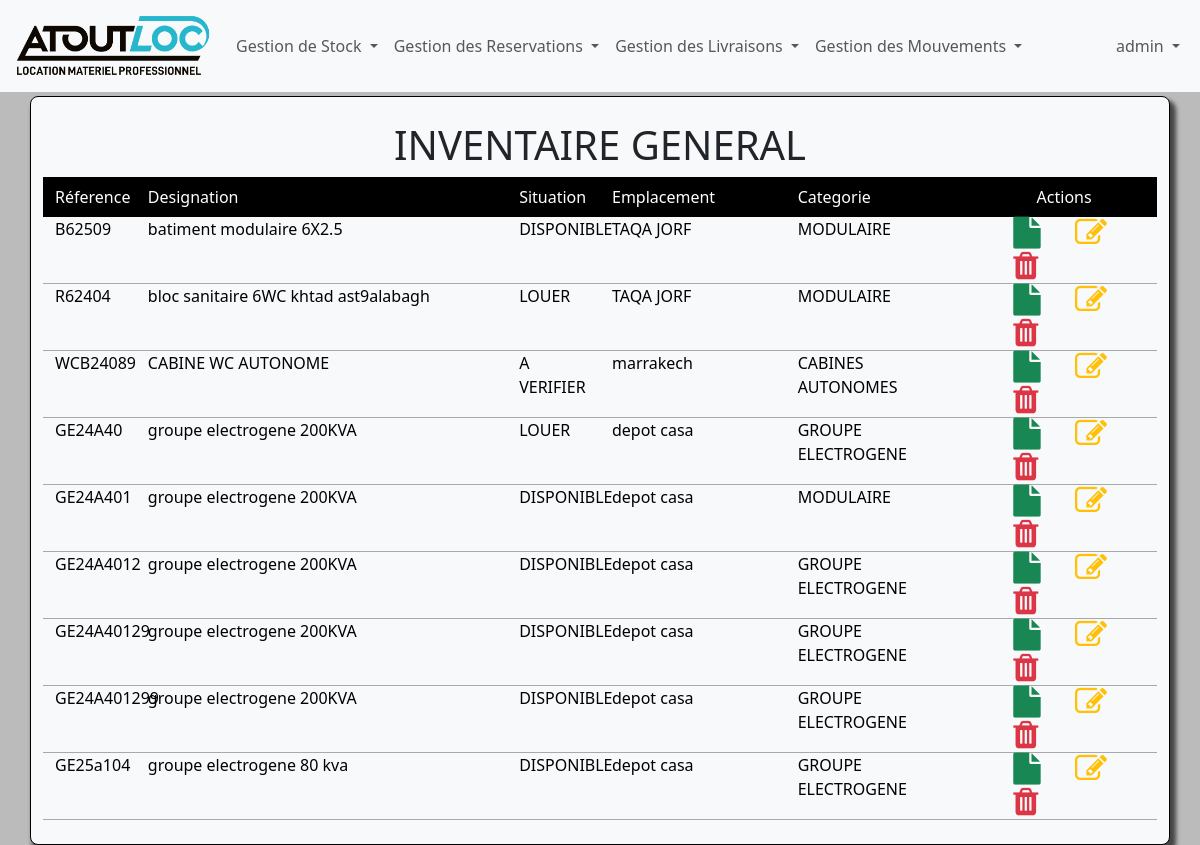
The page /stock/ (signed in) on the database as committed earlier.
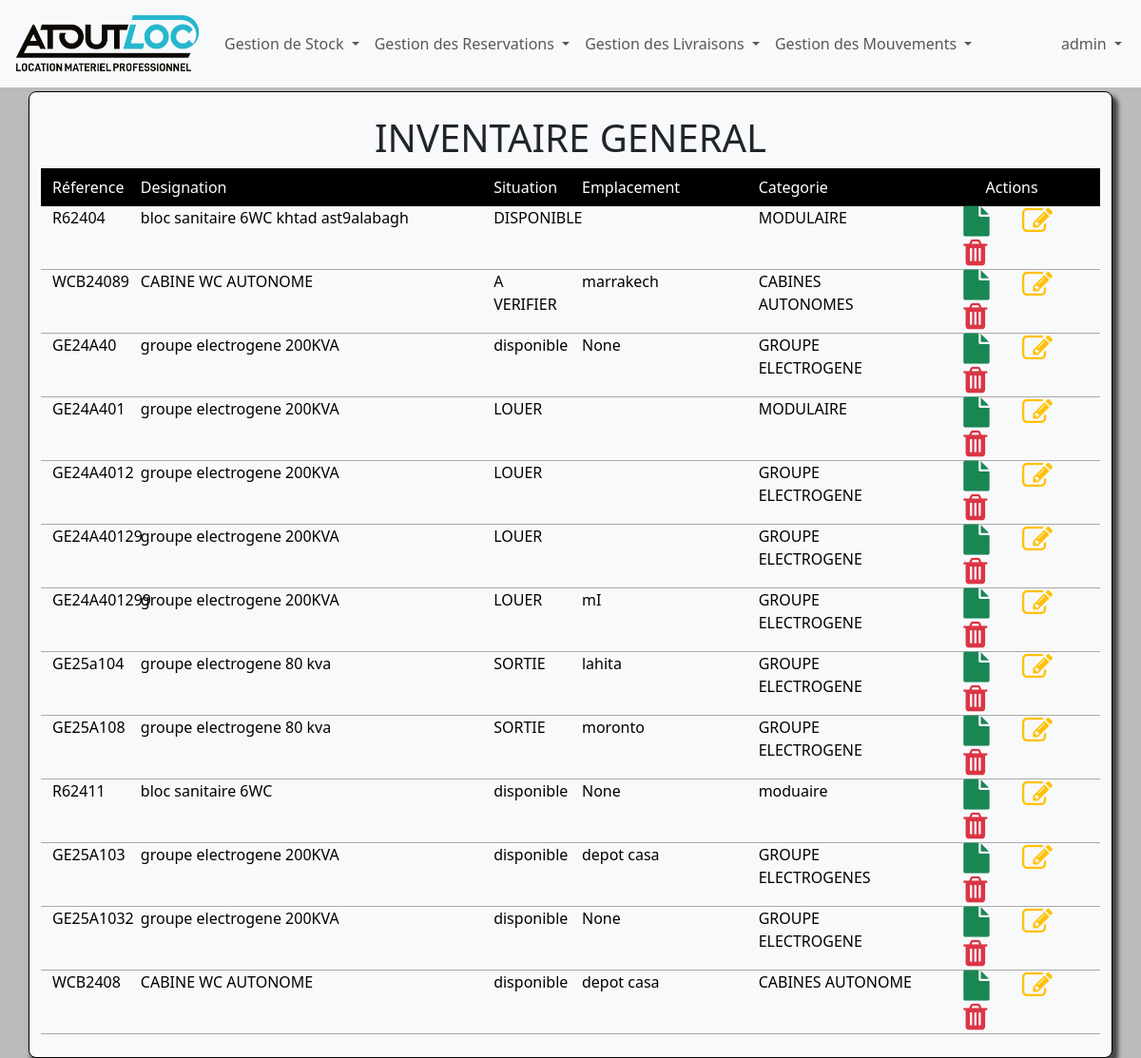
The same page on the database as committed later.
### inventaire/models.py (models this page shows, shortened)
class Stock(models.Model):
    refMateriel=models.CharField(max_length=50,primary_key=True)
    designation=models.CharField(max_length=100)
    situation=models.CharField(max_length=50)
    lieu=models.CharField(max_length=100,null=True)
    client=models.CharField(max_length=100,null=True)
    categorie=models.CharField(max_length=50)
    created_at=models.DateTimeField(auto_now_add=True,blank=True)

### inventaire/views.py (the view)
# urls.py: path('stock/',stock,name='stock'),
@login_required
def stock(request):
    materiel=Stock.objects.all()
    return render(request,'inventaire/stock.html',{
        'title':"Inventaire",
        'materiel':materiel
    })

### inventaire/templates/inventaire/stock.html
{% extends 'base.html' %}
{% block content %}
<div class="p-4 bg-light mt-1 borderShadaw">
<h1 class="text-center">
    INVENTAIRE GENERAL
</h1>
<div class="row bg-black pt-2 pb-2 text-white  ">
    <div class="col-md-1 ">Réference</div>
    <div class="col-md-4 ">Designation</div>
    <div class="col-md-1 ">Situation</div>
    <div class="col-md-2 ">Emplacement</div>
    <div class="col-md-2 ">Categorie</div>
    <div class="col-md-2 text-center">Actions</div>
</div>
<div class="body">
    {% for mat in materiel %}
    <div class="row  ">
        <div class="col-md-1 ">{{mat.refMateriel}}</div>
        <div class="col-md-4 ">{{mat.designation}}</div>
        <div class="col-md-1 ">{{mat.situation}}</div>
        <div class="col-md-2 ">{{mat.lieu}}</div>
        <div class="col-md-2 ">{{mat.categorie}}</div>
        <div class="col-md-2 action">
            <a href="{% url 'detailStock' mat.refMateriel %}"><i class='fa fa-file  fa-2x text-success'></i></a>
            <a href=''><i class='fa fa-edit  fa-2x  text-warning'></i></a>
            <a href=''><i class='fa fa-trash fa-2x  text-danger'></i></a>
        </div>
    </div>
    {% endfor%}
</div>
</div>
{% endblock content%}

### inventaire/templates/base.html (shortened to what this page needs)
<!DOCTYPE html>
{% load static %}
<html lang="en">
<head>
    <link rel="stylesheet" href="{% static 'css/bootstrap.css'%}">
    <link rel="stylesheet" href="{% static 'css/font-awesome.min.css'%}">
    <link rel="stylesheet" href="{% static 'css/style.css'%}">
</head>
<body>
<nav class="navbar navbar-expand-lg navbar-light bg-light">
    <div class="container-fluid">
        <a class="navbar-brand" href="{% url 'home'%}">
            <img src="{% static 'images/ATOUT.png'%}" class="img-fluid" width="200px" height="100px">
        </a>
        <div class="collapse navbar-collapse" id="navbarNavDropdown">
            <ul class="navbar-nav me-auto">
                <li class="nav-item dropdown">
                    <a class="nav-link dropdown-toggle" href="#" role="button" data-bs-toggle="dropdown">
                        Gestion de Stock
                    </a>
                </li>
                <li class="nav-item dropdown">
                    <a class="nav-link dropdown-toggle" href="#" role="button" data-bs-toggle="dropdown">
                        Gestion des Reservations
                    </a>
                </li>
                <li class="nav-item dropdown">
                    <a class="nav-link dropdown-toggle" href="#" role="button" data-bs-toggle="dropdown">
                        Gestion des Livraisons
                    </a>
                </li>
                <li class="nav-item dropdown">
                    <a class="nav-link dropdown-toggle" href="#" role="button" data-bs-toggle="dropdown">
                        Gestion des Mouvements
                    </a>
                </li>
            </ul>
            <ul class="navbar-nav ms-auto">
                {% if user.is_authenticated %}
                <li class="nav-item dropdown">
                    <a class="nav-link dropdown-toggle" href="#" role="button" data-bs-toggle="dropdown">
                        {{ user.username }}
                    </a>
                </li>
                {% endif %}
            </ul>
        </div>
    </div>
</nav>
    <div class="w-90">
      {% block content %}
      {% endblock content %}
    </div>
</body>
</html>

### inventaire/static/css/style.css (style rules this page uses)
* { margin: 0; padding: 0; box-sizing: border-box; }
.w-90 { width: 95%; margin:auto; }
body { background:#BBB; position: relative; }
.action a { margin-left: 30px; margin-top:10px; text-decoration: none; }
.body .row { color:black; font-size: medium; transition: .4s; border-bottom: 2px solid #F8F8FF; border-bottom: 1px solid #A9A9A9; }
.borderShadaw { border-radius: 8px; border: 1px solid black; box-shadow: 4px 6px 4px 2px rgb(19, 18, 18,0.7); padding:15px 0; }

Rows that differ between the two databases and show on the page:
removed Stock: refMateriel "B62509", designation "batiment modulaire 6X2.5", situation "DISPONIBLE", lieu "TAQA JORF", categorie "MODULAIRE"
changed Stock "bloc sanitaire 6WC khtad ast9alabagh": situation "LOUER" → "DISPONIBLE"; lieu "TAQA JORF" → (not shown)
changed Stock "GE24A40": situation "LOUER" → "disponible"; lieu "depot casa" → "None"
changed Stock "GE24A401": situation "DISPONIBLE" → "LOUER"; lieu "depot casa" → (not shown)
changed Stock "GE24A4012": situation "DISPONIBLE" → "LOUER"; lieu "depot casa" → (not shown)
changed Stock "GE24A40129": situation "DISPONIBLE" → "LOUER"; lieu "depot casa" → (not shown)
changed Stock "GE24A401299": situation "DISPONIBLE" → "LOUER"; lieu "depot casa" → "mI"
changed Stock "GE25a104": situation "DISPONIBLE" → "SORTIE"; lieu "depot casa" → "lahita"
added Stock: refMateriel "GE25A108", designation "groupe electrogene 80 kva", situation "SORTIE", lieu "moronto", categorie "GROUPE ELECTROGENE"
added Stock: refMateriel "R62411", designation "bloc sanitaire 6WC", situation "disponible", lieu "None", categorie "moduaire"
added Stock: refMateriel "GE25A103", designation "groupe electrogene 200KVA", situation "disponible", lieu "depot casa", categorie "GROUPE ELECTROGENES"
added Stock: refMateriel "GE25A1032", designation "groupe electrogene 200KVA", situation "disponible", lieu "None", categorie "GROUPE ELECTROGENE"
added Stock: refMateriel "WCB2408", designation "CABINE WC AUTONOME", situation "disponible", lieu "depot casa", categorie "CABINES AUTONOME"
